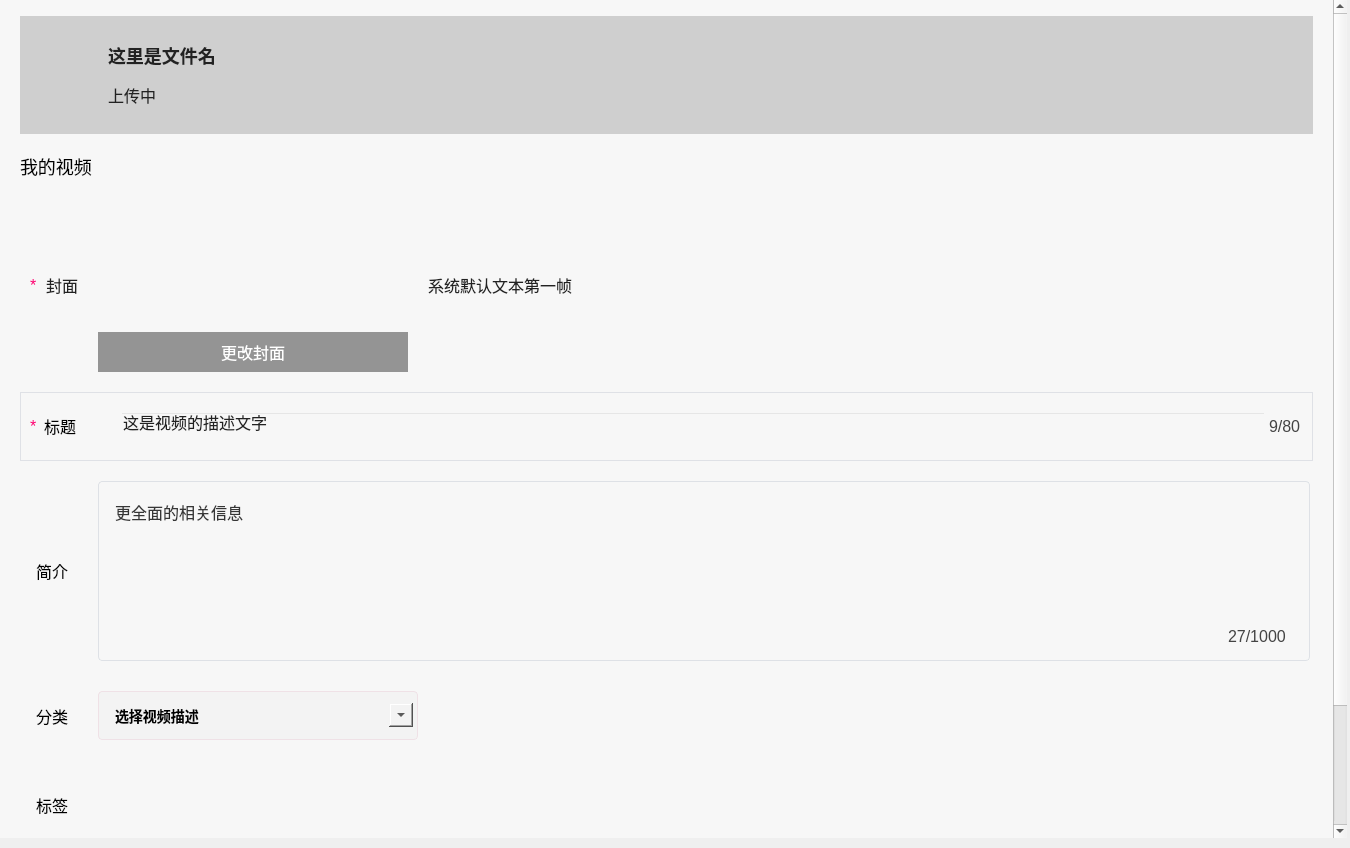
<?xml version="1.0" encoding="UTF-8"?>
<ui version="4.0">
 <class>UploadVideoPage</class>
 <widget class="QWidget" name="UploadVideoPage">
  <property name="geometry">
   <rect>
    <x>0</x>
    <y>0</y>
    <width>1350</width>
    <height>848</height>
   </rect>
  </property>
  <property name="windowTitle">
   <string>Form</string>
  </property>
  <property name="styleSheet">
   <string notr="true">*{
	font-family: '微软雅黑';
	font-size: 16px;
}</string>
  </property>
  <layout class="QVBoxLayout" name="verticalLayout">
   <property name="spacing">
    <number>7</number>
   </property>
   <property name="leftMargin">
    <number>0</number>
   </property>
   <property name="topMargin">
    <number>0</number>
   </property>
   <property name="rightMargin">
    <number>3</number>
   </property>
   <property name="bottomMargin">
    <number>10</number>
   </property>
   <item>
    <widget class="QScrollArea" name="scrollArea">
     <property name="styleSheet">
      <string notr="true">
#scrollArea {
border: none;
color:black;
}


QScrollBar:vertical {
border: none;
background-color: #FFFFFF;
width: 10px;
}


QScrollBar::handle:vertical {
border: none;
border-radius: 5px;
background-color: #E8E8E8;
}


QScrollBar::up-arrow:vertical, 
QScrollBar::down-arrow:vertical {
border: none;
background: none;
width: 0px;
height: 0px;
}


QScrollBar::add-line:vertical, 
QScrollBar::sub-line:vertical {
border: none;
background: none;
}

QScrollBar::add-page:vertical, 
QScrollBar::sub-page:vertical {
background: none;
}
</string>
     </property>
     <property name="horizontalScrollBarPolicy">
      <enum>Qt::ScrollBarPolicy::ScrollBarAlwaysOff</enum>
     </property>
     <property name="widgetResizable">
      <bool>true</bool>
     </property>
     <widget class="QWidget" name="scrollAreaWidgetContents">
      <property name="geometry">
       <rect>
        <x>0</x>
        <y>-143</y>
        <width>1337</width>
        <height>981</height>
       </rect>
      </property>
      <layout class="QVBoxLayout" name="verticalLayout_2">
       <property name="spacing">
        <number>0</number>
       </property>
       <property name="leftMargin">
        <number>0</number>
       </property>
       <property name="topMargin">
        <number>0</number>
       </property>
       <property name="rightMargin">
        <number>0</number>
       </property>
       <property name="bottomMargin">
        <number>0</number>
       </property>
       <item>
        <widget class="QWidget" name="pageBg" native="true">
         <property name="minimumSize">
          <size>
           <width>0</width>
           <height>981</height>
          </size>
         </property>
         <property name="maximumSize">
          <size>
           <width>1350</width>
           <height>981</height>
          </size>
         </property>
         <property name="styleSheet">
          <string notr="true">#pageBg{
	background-color: rgb(247, 247, 247);
}</string>
         </property>
         <layout class="QVBoxLayout" name="verticalLayout_3">
          <property name="spacing">
           <number>20</number>
          </property>
          <property name="leftMargin">
           <number>20</number>
          </property>
          <property name="topMargin">
           <number>16</number>
          </property>
          <property name="rightMargin">
           <number>20</number>
          </property>
          <property name="bottomMargin">
           <number>0</number>
          </property>
          <item>
           <widget class="QWidget" name="upload" native="true">
            <property name="minimumSize">
             <size>
              <width>0</width>
              <height>118</height>
             </size>
            </property>
            <property name="maximumSize">
             <size>
              <width>16777215</width>
              <height>118</height>
             </size>
            </property>
            <property name="styleSheet">
             <string notr="true">#upload{
	background-color: rgb(207, 207, 207);

}</string>
            </property>
            <layout class="QHBoxLayout" name="horizontalLayout">
             <property name="spacing">
              <number>8</number>
             </property>
             <property name="leftMargin">
              <number>28</number>
             </property>
             <property name="topMargin">
              <number>28</number>
             </property>
             <property name="rightMargin">
              <number>11</number>
             </property>
             <property name="bottomMargin">
              <number>28</number>
             </property>
             <item>
              <widget class="QLabel" name="folder">
               <property name="minimumSize">
                <size>
                 <width>52</width>
                 <height>44</height>
                </size>
               </property>
               <property name="maximumSize">
                <size>
                 <width>52</width>
                 <height>44</height>
                </size>
               </property>
               <property name="styleSheet">
                <string notr="true">#folder{
	border-image: url(&quot;:/image/folder.png&quot;);

}

#folder:hover{
	border-image: url(&quot;:/image/folderHover.png&quot;);
}</string>
               </property>
               <property name="text">
                <string/>
               </property>
              </widget>
             </item>
             <item>
              <widget class="QWidget" name="uploadInfo" native="true">
               <property name="minimumSize">
                <size>
                 <width>340</width>
                 <height>0</height>
                </size>
               </property>
               <property name="maximumSize">
                <size>
                 <width>340</width>
                 <height>16777215</height>
                </size>
               </property>
               <property name="styleSheet">
                <string notr="true"/>
               </property>
               <layout class="QGridLayout" name="gridLayout">
                <property name="leftMargin">
                 <number>0</number>
                </property>
                <property name="topMargin">
                 <number>0</number>
                </property>
                <property name="rightMargin">
                 <number>0</number>
                </property>
                <property name="bottomMargin">
                 <number>0</number>
                </property>
                <property name="horizontalSpacing">
                 <number>8</number>
                </property>
                <property name="verticalSpacing">
                 <number>16</number>
                </property>
                <item row="0" column="0">
                 <widget class="QLabel" name="fileName">
                  <property name="styleSheet">
                   <string notr="true">#fileName{
	font-weight: bold;
	font-size: 18px;
	color: #222222;
}</string>
                  </property>
                  <property name="text">
                   <string>这里是文件名</string>
                  </property>
                 </widget>
                </item>
                <item row="1" column="0">
                 <widget class="QLabel" name="loadProgress">
                  <property name="maximumSize">
                   <size>
                    <width>64</width>
                    <height>16777215</height>
                   </size>
                  </property>
                  <property name="styleSheet">
                   <string notr="true">#loadProgress{
	font-size:16px;
	 color:#222222;

}</string>
                  </property>
                  <property name="text">
                   <string>上传中</string>
                  </property>
                 </widget>
                </item>
                <item row="1" column="1">
                 <widget class="QLabel" name="downIcon">
                  <property name="minimumSize">
                   <size>
                    <width>16</width>
                    <height>16</height>
                   </size>
                  </property>
                  <property name="maximumSize">
                   <size>
                    <width>16</width>
                    <height>16</height>
                   </size>
                  </property>
                  <property name="sizeIncrement">
                   <size>
                    <width>16</width>
                    <height>16</height>
                   </size>
                  </property>
                  <property name="baseSize">
                   <size>
                    <width>16</width>
                    <height>16</height>
                   </size>
                  </property>
                  <property name="layoutDirection">
                   <enum>Qt::LayoutDirection::RightToLeft</enum>
                  </property>
                  <property name="autoFillBackground">
                   <bool>false</bool>
                  </property>
                  <property name="styleSheet">
                   <string notr="true">#downIcon
{
	border-image: url(&quot;:/image/ok.png&quot;);
}</string>
                  </property>
                  <property name="text">
                   <string/>
                  </property>
                  <property name="alignment">
                   <set>Qt::AlignmentFlag::AlignCenter</set>
                  </property>
                 </widget>
                </item>
                <item row="1" column="2">
                 <spacer name="horizontalSpacer_2">
                  <property name="orientation">
                   <enum>Qt::Orientation::Horizontal</enum>
                  </property>
                  <property name="sizeHint" stdset="0">
                   <size>
                    <width>197</width>
                    <height>20</height>
                   </size>
                  </property>
                 </spacer>
                </item>
               </layout>
              </widget>
             </item>
             <item>
              <spacer name="horizontalSpacer">
               <property name="orientation">
                <enum>Qt::Orientation::Horizontal</enum>
               </property>
               <property name="sizeHint" stdset="0">
                <size>
                 <width>843</width>
                 <height>20</height>
                </size>
               </property>
              </spacer>
             </item>
            </layout>
           </widget>
          </item>
          <item>
           <widget class="QLabel" name="myVedioLabel">
            <property name="minimumSize">
             <size>
              <width>0</width>
              <height>24</height>
             </size>
            </property>
            <property name="maximumSize">
             <size>
              <width>16777215</width>
              <height>24</height>
             </size>
            </property>
            <property name="styleSheet">
             <string notr="true">#myVedioLabel{
	font-size:18px;
	color: #000000;
}</string>
            </property>
            <property name="text">
             <string>我的视频</string>
            </property>
           </widget>
          </item>
          <item>
           <widget class="QWidget" name="vedioContent" native="true">
            <property name="minimumSize">
             <size>
              <width>0</width>
              <height>174</height>
             </size>
            </property>
            <property name="maximumSize">
             <size>
              <width>16777215</width>
              <height>174</height>
             </size>
            </property>
            <property name="styleSheet">
             <string notr="true"/>
            </property>
            <layout class="QHBoxLayout" name="horizontalLayout_2">
             <property name="spacing">
              <number>20</number>
             </property>
             <property name="leftMargin">
              <number>10</number>
             </property>
             <property name="topMargin">
              <number>0</number>
             </property>
             <property name="rightMargin">
              <number>0</number>
             </property>
             <property name="bottomMargin">
              <number>0</number>
             </property>
             <item>
              <widget class="QWidget" name="coverBox" native="true">
               <property name="minimumSize">
                <size>
                 <width>48</width>
                 <height>0</height>
                </size>
               </property>
               <property name="maximumSize">
                <size>
                 <width>48</width>
                 <height>16777215</height>
                </size>
               </property>
               <property name="styleSheet">
                <string notr="true"/>
               </property>
               <layout class="QHBoxLayout" name="horizontalLayout_3">
                <property name="spacing">
                 <number>8</number>
                </property>
                <property name="leftMargin">
                 <number>0</number>
                </property>
                <property name="topMargin">
                 <number>0</number>
                </property>
                <property name="rightMargin">
                 <number>0</number>
                </property>
                <property name="bottomMargin">
                 <number>0</number>
                </property>
                <item>
                 <widget class="QLabel" name="star_coverBox">
                  <property name="styleSheet">
                   <string notr="true">#star_coverBox{
	color: #FF006F;
	font-size: 16px;

}</string>
                  </property>
                  <property name="text">
                   <string>*</string>
                  </property>
                 </widget>
                </item>
                <item>
                 <widget class="QLabel" name="coverText">
                  <property name="styleSheet">
                   <string notr="true">#coverText{
	font-size:16px;
	color: #222222;
}</string>
                  </property>
                  <property name="text">
                   <string>封面</string>
                  </property>
                 </widget>
                </item>
               </layout>
              </widget>
             </item>
             <item>
              <widget class="QWidget" name="imageBox" native="true">
               <property name="minimumSize">
                <size>
                 <width>310</width>
                 <height>0</height>
                </size>
               </property>
               <property name="maximumSize">
                <size>
                 <width>310</width>
                 <height>16777215</height>
                </size>
               </property>
               <property name="styleSheet">
                <string notr="true"/>
               </property>
               <widget class="QLabel" name="imageLabel">
                <property name="geometry">
                 <rect>
                  <x>0</x>
                  <y>0</y>
                  <width>310</width>
                  <height>174</height>
                 </rect>
                </property>
                <property name="styleSheet">
                 <string notr="true">#imageLabel{
	border-image: url(&quot;:/image/vedioFirstPage.png&quot;);

}</string>
                </property>
                <property name="text">
                 <string/>
                </property>
               </widget>
               <widget class="QPushButton" name="changeBtn">
                <property name="geometry">
                 <rect>
                  <x>0</x>
                  <y>134</y>
                  <width>310</width>
                  <height>40</height>
                 </rect>
                </property>
                <property name="styleSheet">
                 <string notr="true">#changeBtn{
	border: none;
	color: #FFFFFF;
	background-color: rgba(0,0,0,0.4);
}</string>
                </property>
                <property name="text">
                 <string>更改封面</string>
                </property>
               </widget>
              </widget>
             </item>
             <item>
              <widget class="QLabel" name="coverLabel">
               <property name="styleSheet">
                <string notr="true">#coverLabel{
	font-size:16px;
	color: #222222;

}</string>
               </property>
               <property name="text">
                <string>系统默认文本第一帧</string>
               </property>
              </widget>
             </item>
             <item>
              <spacer name="horizontalSpacer_3">
               <property name="orientation">
                <enum>Qt::Orientation::Horizontal</enum>
               </property>
               <property name="sizeHint" stdset="0">
                <size>
                 <width>718</width>
                 <height>20</height>
                </size>
               </property>
              </spacer>
             </item>
            </layout>
           </widget>
          </item>
          <item>
           <widget class="QWidget" name="titleContent" native="true">
            <property name="minimumSize">
             <size>
              <width>0</width>
              <height>69</height>
             </size>
            </property>
            <property name="maximumSize">
             <size>
              <width>16777215</width>
              <height>69</height>
             </size>
            </property>
            <property name="styleSheet">
             <string notr="true">#titleContent{
	border: 1px solid #DFE1E6;
}</string>
            </property>
            <layout class="QHBoxLayout" name="horizontalLayout_4">
             <property name="spacing">
              <number>30</number>
             </property>
             <property name="leftMargin">
              <number>10</number>
             </property>
             <property name="topMargin">
              <number>10</number>
             </property>
             <property name="rightMargin">
              <number>0</number>
             </property>
             <property name="bottomMargin">
              <number>11</number>
             </property>
             <item>
              <widget class="QWidget" name="titleLeft" native="true">
               <property name="minimumSize">
                <size>
                 <width>48</width>
                 <height>0</height>
                </size>
               </property>
               <property name="maximumSize">
                <size>
                 <width>48</width>
                 <height>16777215</height>
                </size>
               </property>
               <property name="styleSheet">
                <string notr="true"/>
               </property>
               <layout class="QHBoxLayout" name="horizontalLayout_5">
                <property name="spacing">
                 <number>6</number>
                </property>
                <property name="leftMargin">
                 <number>0</number>
                </property>
                <property name="topMargin">
                 <number>0</number>
                </property>
                <property name="rightMargin">
                 <number>0</number>
                </property>
                <property name="bottomMargin">
                 <number>0</number>
                </property>
                <item>
                 <widget class="QLabel" name="star_title">
                  <property name="minimumSize">
                   <size>
                    <width>8</width>
                    <height>0</height>
                   </size>
                  </property>
                  <property name="maximumSize">
                   <size>
                    <width>8</width>
                    <height>16777215</height>
                   </size>
                  </property>
                  <property name="styleSheet">
                   <string notr="true">#star_title{
	color: #FF006F;
	font-size: 16px;

}</string>
                  </property>
                  <property name="text">
                   <string>*</string>
                  </property>
                 </widget>
                </item>
                <item>
                 <widget class="QLabel" name="titleText">
                  <property name="styleSheet">
                   <string notr="true">color:black;</string>
                  </property>
                  <property name="text">
                   <string>标题</string>
                  </property>
                 </widget>
                </item>
               </layout>
              </widget>
             </item>
             <item>
              <widget class="QWidget" name="titleRight" native="true">
               <property name="styleSheet">
                <string notr="true"/>
               </property>
               <layout class="QHBoxLayout" name="horizontalLayout_6">
                <property name="spacing">
                 <number>3</number>
                </property>
                <property name="leftMargin">
                 <number>12</number>
                </property>
                <property name="topMargin">
                 <number>0</number>
                </property>
                <property name="rightMargin">
                 <number>12</number>
                </property>
                <property name="bottomMargin">
                 <number>0</number>
                </property>
                <item>
                 <widget class="QLineEdit" name="titleEdit">
                  <property name="styleSheet">
                   <string notr="true">#titleEdit{
	font-size: 16px;
	color: #222222;
	background-color: transparent;
}</string>
                  </property>
                  <property name="text">
                   <string>这是视频的描述⽂字</string>
                  </property>
                 </widget>
                </item>
                <item>
                 <widget class="QLabel" name="titleNumber">
                  <property name="styleSheet">
                   <string notr="true">#titleNumber{
	font-size: 16px;
	color: #444444;
}</string>
                  </property>
                  <property name="text">
                   <string>9/80</string>
                  </property>
                 </widget>
                </item>
               </layout>
              </widget>
             </item>
            </layout>
           </widget>
          </item>
          <item>
           <widget class="QWidget" name="briefIntroduce" native="true">
            <property name="minimumSize">
             <size>
              <width>0</width>
              <height>180</height>
             </size>
            </property>
            <property name="maximumSize">
             <size>
              <width>16777215</width>
              <height>180</height>
             </size>
            </property>
            <property name="styleSheet">
             <string notr="true"/>
            </property>
            <layout class="QHBoxLayout" name="horizontalLayout_7">
             <property name="spacing">
              <number>30</number>
             </property>
             <property name="leftMargin">
              <number>16</number>
             </property>
             <property name="topMargin">
              <number>0</number>
             </property>
             <property name="rightMargin">
              <number>0</number>
             </property>
             <property name="bottomMargin">
              <number>0</number>
             </property>
             <item>
              <widget class="QLabel" name="briefIntroduceLabel">
               <property name="minimumSize">
                <size>
                 <width>32</width>
                 <height>0</height>
                </size>
               </property>
               <property name="maximumSize">
                <size>
                 <width>32</width>
                 <height>16777215</height>
                </size>
               </property>
               <property name="styleSheet">
                <string notr="true">color:black;</string>
               </property>
               <property name="text">
                <string>简介</string>
               </property>
              </widget>
             </item>
             <item>
              <widget class="QWidget" name="briefIntroduceContent" native="true">
               <property name="styleSheet">
                <string notr="true"/>
               </property>
               <widget class="QLabel" name="breifIntroduceNumber">
                <property name="geometry">
                 <rect>
                  <x>1130</x>
                  <y>145</y>
                  <width>69</width>
                  <height>21</height>
                 </rect>
                </property>
                <property name="styleSheet">
                 <string notr="true">#breifIntroduceNumber{
	color: #444444;

}</string>
                </property>
                <property name="text">
                 <string>27/1000</string>
                </property>
               </widget>
               <widget class="QPlainTextEdit" name="plainbriefIntroduceEdit">
                <property name="geometry">
                 <rect>
                  <x>0</x>
                  <y>0</y>
                  <width>1212</width>
                  <height>180</height>
                 </rect>
                </property>
                <property name="styleSheet">
                 <string notr="true">#plainbriefIntroduceEdit{
 
	padding-top:14px;
	padding-left:12px;
	border-radius: 4px;
	border: 1px solid #DEE1E6;
	color: rgb(54, 54, 54);
	background-color: transparent;
}</string>
                </property>
                <property name="plainText">
                 <string>更全面的相关信息
</string>
                </property>
               </widget>
               <zorder>plainbriefIntroduceEdit</zorder>
               <zorder>breifIntroduceNumber</zorder>
              </widget>
             </item>
            </layout>
           </widget>
          </item>
          <item>
           <widget class="QWidget" name="kindContent" native="true">
            <property name="minimumSize">
             <size>
              <width>0</width>
              <height>69</height>
             </size>
            </property>
            <property name="maximumSize">
             <size>
              <width>16777215</width>
              <height>69</height>
             </size>
            </property>
            <property name="styleSheet">
             <string notr="true"/>
            </property>
            <layout class="QHBoxLayout" name="horizontalLayout_8">
             <property name="spacing">
              <number>30</number>
             </property>
             <property name="leftMargin">
              <number>16</number>
             </property>
             <property name="topMargin">
              <number>0</number>
             </property>
             <property name="rightMargin">
              <number>0</number>
             </property>
             <property name="bottomMargin">
              <number>0</number>
             </property>
             <item>
              <widget class="QLabel" name="kindLabel">
               <property name="styleSheet">
                <string notr="true">color:black;</string>
               </property>
               <property name="text">
                <string>分类</string>
               </property>
              </widget>
             </item>
             <item>
              <widget class="QComboBox" name="kinds">
               <property name="minimumSize">
                <size>
                 <width>320</width>
                 <height>49</height>
                </size>
               </property>
               <property name="maximumSize">
                <size>
                 <width>320</width>
                 <height>49</height>
                </size>
               </property>
               <property name="styleSheet">
                <string notr="true">
#kinds {
background-color:rgb(243, 243, 243);
border-radius: 4px;
border: 1px solid #EFE1E6;
padding-left: 16px;
font-size: 14px;
font-family: '微软雅黑';
font-weight: bold;
color:rgb(0, 0, 0);
}


#kinds::drop-down {
subcontrol-position: right center; 
right: 4px; 
width: 24px;
height: 24px;
margin-top: 0; 
}


#kinds::down-arrow {
image: url(&quot;:/image/more.png&quot;);

}

QComboBox QAbstractItemView {
	background-color:rgb(243, 243, 243);
	border: 1px solid #D3D3D3;
	selection-background-color: #5CACEE;
	selection-color: white;
	outline: 0px;
}


#kinds::item{
	font-color: black;
}

#kinds::item:hover{
	background-color: #F5F5F5;
}












</string>
               </property>
               <property name="placeholderText">
                <string>选择视频描述</string>
               </property>
              </widget>
             </item>
             <item>
              <spacer name="horizontalSpacer_4">
               <property name="orientation">
                <enum>Qt::Orientation::Horizontal</enum>
               </property>
               <property name="sizeHint" stdset="0">
                <size>
                 <width>862</width>
                 <height>20</height>
                </size>
               </property>
              </spacer>
             </item>
            </layout>
           </widget>
          </item>
          <item>
           <widget class="QWidget" name="tagContent" native="true">
            <property name="minimumSize">
             <size>
              <width>0</width>
              <height>69</height>
             </size>
            </property>
            <property name="maximumSize">
             <size>
              <width>16777215</width>
              <height>69</height>
             </size>
            </property>
            <property name="styleSheet">
             <string notr="true"/>
            </property>
            <layout class="QHBoxLayout" name="horizontalLayout_9">
             <property name="spacing">
              <number>10</number>
             </property>
             <property name="leftMargin">
              <number>16</number>
             </property>
             <property name="topMargin">
              <number>0</number>
             </property>
             <property name="rightMargin">
              <number>0</number>
             </property>
             <property name="bottomMargin">
              <number>0</number>
             </property>
             <item>
              <widget class="QLabel" name="tagsLabel">
               <property name="minimumSize">
                <size>
                 <width>32</width>
                 <height>0</height>
                </size>
               </property>
               <property name="maximumSize">
                <size>
                 <width>32</width>
                 <height>16777215</height>
                </size>
               </property>
               <property name="styleSheet">
                <string notr="true">color:black;</string>
               </property>
               <property name="text">
                <string>标签</string>
               </property>
              </widget>
             </item>
             <item>
              <widget class="QWidget" name="tags" native="true">
               <property name="styleSheet">
                <string notr="true"/>
               </property>
               <layout class="QHBoxLayout" name="horizontalLayout_10">
                <property name="spacing">
                 <number>0</number>
                </property>
                <property name="leftMargin">
                 <number>0</number>
                </property>
                <property name="topMargin">
                 <number>0</number>
                </property>
                <property name="rightMargin">
                 <number>0</number>
                </property>
                <property name="bottomMargin">
                 <number>0</number>
                </property>
                <item>
                 <layout class="QHBoxLayout" name="tagsLayout">
                  <property name="spacing">
                   <number>0</number>
                  </property>
                 </layout>
                </item>
               </layout>
              </widget>
             </item>
            </layout>
           </widget>
          </item>
          <item>
           <widget class="QLabel" name="seperateLine">
            <property name="minimumSize">
             <size>
              <width>0</width>
              <height>1</height>
             </size>
            </property>
            <property name="maximumSize">
             <size>
              <width>16777215</width>
              <height>1</height>
             </size>
            </property>
            <property name="styleSheet">
             <string notr="true">#seperateLine
{
	background-color: #DEE1F6;
}</string>
            </property>
            <property name="text">
             <string/>
            </property>
           </widget>
          </item>
          <item>
           <widget class="QWidget" name="submitBtn" native="true">
            <property name="minimumSize">
             <size>
              <width>0</width>
              <height>48</height>
             </size>
            </property>
            <property name="maximumSize">
             <size>
              <width>16777215</width>
              <height>16777215</height>
             </size>
            </property>
            <property name="styleSheet">
             <string notr="true"/>
            </property>
            <layout class="QHBoxLayout" name="horizontalLayout_11">
             <property name="spacing">
              <number>0</number>
             </property>
             <property name="leftMargin">
              <number>0</number>
             </property>
             <property name="topMargin">
              <number>10</number>
             </property>
             <property name="rightMargin">
              <number>0</number>
             </property>
             <property name="bottomMargin">
              <number>34</number>
             </property>
             <item>
              <spacer name="horizontalSpacer_5">
               <property name="orientation">
                <enum>Qt::Orientation::Horizontal</enum>
               </property>
               <property name="sizeHint" stdset="0">
                <size>
                 <width>576</width>
                 <height>1</height>
                </size>
               </property>
              </spacer>
             </item>
             <item>
              <widget class="QPushButton" name="commitBtn">
               <property name="minimumSize">
                <size>
                 <width>136</width>
                 <height>48</height>
                </size>
               </property>
               <property name="maximumSize">
                <size>
                 <width>136</width>
                 <height>48</height>
                </size>
               </property>
               <property name="styleSheet">
                <string notr="true">#commitBtn{
	color: #FFFFFF;
	background-color: #3ECEFE;
	border-radius: 4px;
}</string>
               </property>
               <property name="text">
                <string>提交</string>
               </property>
              </widget>
             </item>
             <item>
              <spacer name="horizontalSpacer_6">
               <property name="orientation">
                <enum>Qt::Orientation::Horizontal</enum>
               </property>
               <property name="sizeHint" stdset="0">
                <size>
                 <width>575</width>
                 <height>1</height>
                </size>
               </property>
              </spacer>
             </item>
            </layout>
           </widget>
          </item>
         </layout>
        </widget>
       </item>
      </layout>
     </widget>
    </widget>
   </item>
  </layout>
 </widget>
 <resources/>
 <connections/>
</ui>
